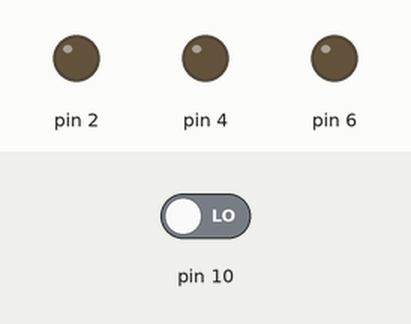
Bench run of a sketch on a simulated Arduino Uno, built with avr-gcc and run on an emulated ATmega328P. Shown: output pins drawn as LEDs (lit = HIGH). Inputs (shaded band) come from the test bench; at power-on: pin 10 LOW.

Above: at 1.2 s.
1.3 s: pin 10 driven HIGH
At 1.7 s:
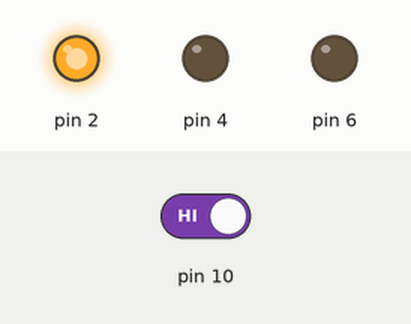
At 2.2 s:
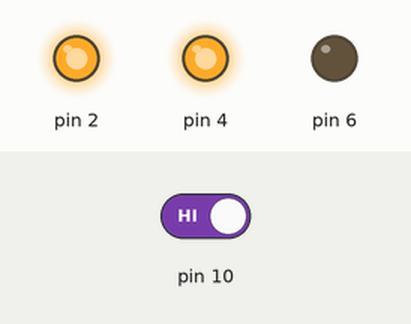
4.3 s: pin 10 driven LOW
At 4.8 s:
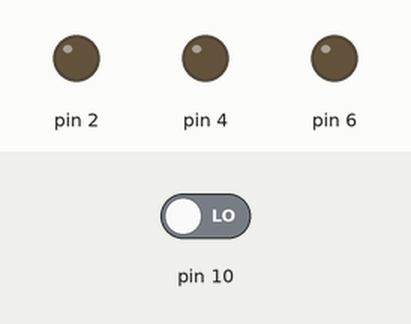
Timing chart, 0 to 7.3 s (numbered marks = the images above; inputs shaded):
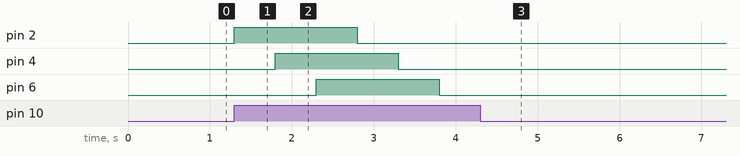

Measured:
- after the input at 1.3 s, pin 2: LOW → HIGH at once, → LOW 1.5 s later; pin 4: LOW → HIGH after 0.50 s, → LOW 1.5 s later; pin 6: LOW → HIGH after 1.0 s, → LOW 1.5 s later
- after the input at 4.3 s, pin 2, pin 4, pin 6: stops changing and stays LOW

The sketch:

Karasimsek.ino
```cpp
int i;
int switch_state=0;
void setup() {
pinMode(2,OUTPUT);
pinMode(6,OUTPUT);
pinMode(4,OUTPUT);
pinMode(10,INPUT);
}

void loop() {

switch_state= digitalRead(10);

if(switch_state == 1){
for(i=2;i<=6;i+=2){
  digitalWrite(i,HIGH);
  delay(500);
  if (i>=6){
    for(i=2;i<=6;i+=2)
      {
        digitalWrite(i,LOW);
        delay(500);
      }
  }
}
}
  }
```
